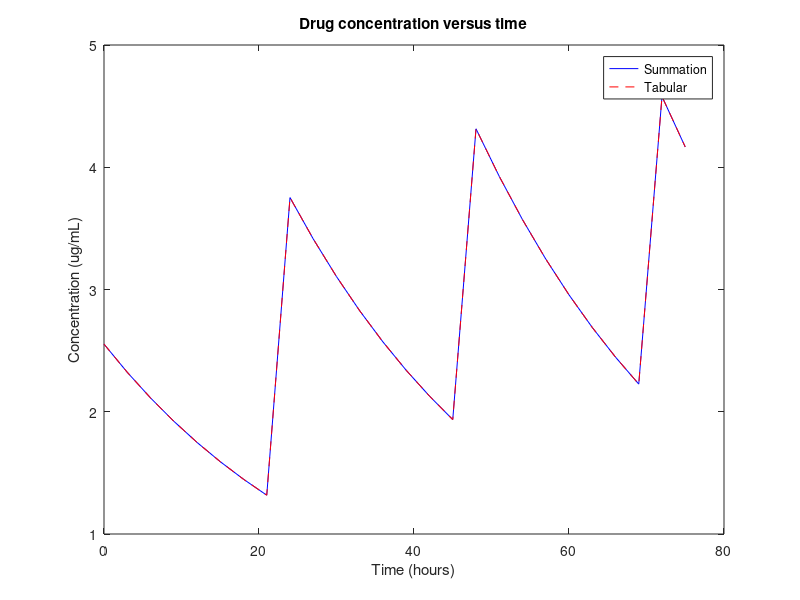

MATLAB code for this plot:
%                        CMPU250 - Professor Eric Aaron
%                       Drug Simulation - Kyle Patterson
% March 2018

% Constants
dosage_in_mg = 100; % amount of drug in single dose of a pill
dosage_in_ug = dosage_in_mg * 1000;
absorbtion_frac = 0.12; % fraction of drug absorbed by pill
adult_plasma_in_l = 4.7;
adult_plasma_in_ml = adult_plasma_in_l * 1000;
halflife_drug = 22; % in hours
rate_constant = log(2) / halflife_drug; % Exponential decay: 1/2 = e^{-kt}

% Parameters
hours = 75;
interval = 24; % number of hours between when each pill is taken
num_points = 25; % how many points to graph, not including t = 0

% Intermediate calculations
sub_divisions = floor((num_points) / (hours/interval));
% Divisions is equal to `num_points` + 1
divisions = (hours / interval) * sub_divisions;
delta_time = hours / divisions;

% initial concentration of drug added by each pill
init_conce = dosage_in_ug * absorbtion_frac / adult_plasma_in_ml;

% --- Summation method ---
% Graph generation
times = 0:delta_time:hours; % fill 1D array with numbers of hours passed
conces = zeros([1, length(times)]); % initialize empty array of dim(times)
k = rate_constant;
I = interval;
for i = 1:length(times)
    t = times(i);
    N = floor(t / interval) + 1; % number of pills
    sum_of_decays = exp(-k*t) * (exp(k*I*N) - 1) / (exp(k*I) - 1);
    conces(i) = sum_of_decays * init_conce;
end

% Plot graph
drug_conce = figure();
plot(times, conces, 'b', 'DisplayName', 'Summation');
title('Drug concentration versus time')
xlabel('Time (hours)')
ylabel('Concentration (ug/mL)')
    
% Point calculation (concentration after given number of hours)
N = floor(hours / interval) + 1; % number of pills taken
sum_of_decays = exp(-k*t) * (exp(k*I*N) - 1) / (exp(k*I) - 1);
concentration = sum_of_decays * init_conce;

% There is no equivalent point calculation for the tabular method,
% since one must compute the intermediate values to reach a solution

% --- Tabular method ---
% Graph generation
times2 = 0:delta_time:hours; % fill 1D array with numbers of hours passed
conces2 = zeros([1, length(times2)]); % initialize empty array of dim(times)
conces2(1) = init_conce; % setup initial value
for i = 2:length(times2)
    t = times2(i);
    conces2(i) = (mod(t, interval) == 0) * init_conce + ...
        conces2(i - 1) * exp(-rate_constant * delta_time);
end

% Plot graph
hold;
plot(times2, conces2, '--r', 'DisplayName', 'Tabular');
xlabel('Time (hours)')
ylabel('Concentration (ug/mL)')
legend('show')
